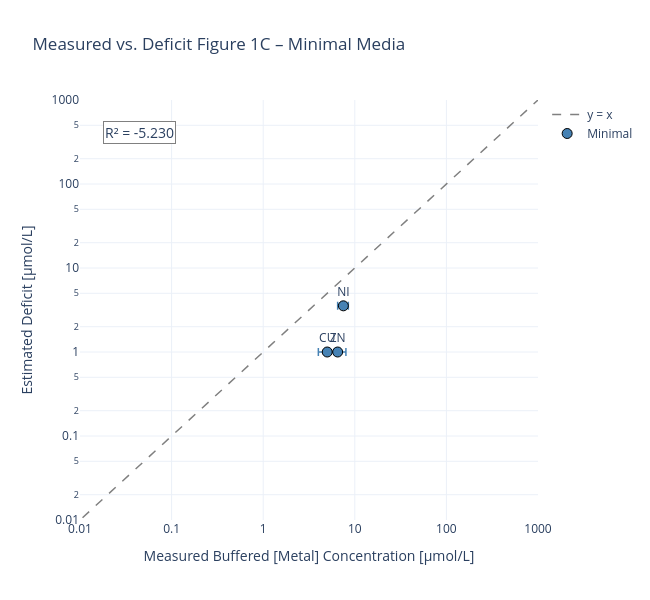

The code cell stored with this chart in its notebook:
### Markdown cell above
### Plot 4 – Measured buffered [Metal] vs. deficit figure 1C, Minimal media

x-axis: experimentally measured total buffered concentration (ICP-MS, M9)  
y-axis: Deficit adjusted so that metals whose deficit is negative but within error are shown at a floor of 1 µM

### Code cell
# Build df_plot4: Minimal only, adjusted deficit floor
df_p4 = results_minimal[['deficit_M', 'deficit_M_err', 'measured_M', 'measured_std_M']].copy()

# Apply floor: if deficit is negative but within error → set to 1 µM
neg_but_possible = (df_p4["deficit_M"] < 0) & (
    df_p4["deficit_M"] + df_p4["deficit_M_err"] > 0
)
df_p4.loc[neg_but_possible, "deficit_M"] = 1e-6

df_p4_clean = df_p4.dropna(subset=["measured_M", "deficit_M"]).copy()
df_p4_clean = df_p4_clean[df_p4_clean["deficit_M"] > 0]

x     = df_p4_clean["measured_M"].astype(float) * 1e6
y     = df_p4_clean["deficit_M"].astype(float) * 1e6
x_err = df_p4_clean["measured_std_M"].fillna(0).astype(float) * 1e6
y_err = df_p4_clean["deficit_M_err"].astype(float) * 1e6

mask = (x > 0) & (y > 0)
r2   = r2_score(np.log10(y[mask]), np.log10(x[mask]))

ref_range = np.logspace(-4, 6, 100)

fig4 = go.Figure()
fig4.add_trace(go.Scatter(
    x=ref_range, y=ref_range,
    mode='lines', name='y = x',
    line=dict(color='gray', dash='dash', width=1.5),
))
fig4.add_trace(go.Scatter(
    x=x, y=y,
    mode='markers+text',
    name='Minimal',
    text=df_p4_clean.index.tolist(),
    textposition='top center',
    marker=dict(size=10, color='steelblue', line=dict(width=1, color='black')),
    error_x=dict(type="data", array=x_err, visible=True, color="steelblue", thickness=1.5),
))
fig4.add_annotation(
    x=0.05, y=0.95, xref="paper", yref="paper",
    text=f'R² = {r2:.3f}', showarrow=False,
    font=dict(size=14), bgcolor='white', bordercolor='gray', borderwidth=1,
)
fig4.update_layout(
    title='Measured vs. Deficit Figure 1C – Minimal Media',
    xaxis=dict(title='Measured Buffered [Metal] Concentration [µmol/L]', type='log', range=[-2, 3]),
    yaxis=dict(title='Estimated Deficit [µmol/L]', type='log', range=[-2, 3]),
    template='plotly_white', width=650, height=600,
)
fig4.show()

### Figure 1 — Plotly figure (JSON) as saved in the notebook; plotly's stock layout.template omitted (floating-point values rounded to 4 significant figures)
{"data": [{"line": {"color": "gray", "dash": "dash", "width": 1.5}, "mode": "lines", "name": "y = x", "type": "scatter", "x": [0.0001, 0.0001262, 0.0001592, 0.0002009, 0.0002535, 0.0003199, 0.0004037, 0.0005094, 0.0006428, 0.0008111, 0.001024, 0.001292, 0.00163, 0.002057, 0.002595, 0.003275, 0.004132, 0.005214, 0.006579, 0.008302, 0.01048, 0.01322, 0.01668, 0.02105, 0.02656, 0.03352, 0.04229, 0.05337, 0.06734, 0.08498, 0.1072, 0.1353, 0.1707, 0.2154, 0.2719, 0.343, 0.4329, 0.5462, 0.6893, 0.8697, 1.097, 1.385, 1.748, 2.205, 2.783, 3.511, 4.431, 5.591, 7.055, 8.902, 11.23, 14.17, 17.89, 22.57, 28.48, 35.94, 45.35, 57.22, 72.21, 91.12, 115.0, 145.1, 183.1, 231.0, 291.5, 367.8, 464.2, 585.7, 739.1, 932.6, 1177.0, 1485.0, 1874.0, 2364.0, 2984.0, 3765.0, 4751.0, 5995.0, 7565.0, 9545.0, 12050.0, 15200.0, 19180.0, 24200.0, 30540.0, 38540.0, 48630.0, 61360.0, 77430.0, 97700.0, 123300.0, 155600.0, 196300.0, 247700.0, 312600.0, 394400.0, 497700.0, 628000.0, 792500.0, 1000000.0], "y": [0.0001, 0.0001262, 0.0001592, 0.0002009, 0.0002535, 0.0003199, 0.0004037, 0.0005094, 0.0006428, 0.0008111, 0.001024, 0.001292, 0.00163, 0.002057, 0.002595, 0.003275, 0.004132, 0.005214, 0.006579, 0.008302, 0.01048, 0.01322, 0.01668, 0.02105, 0.02656, 0.03352, 0.04229, 0.05337, 0.06734, 0.08498, 0.1072, 0.1353, 0.1707, 0.2154, 0.2719, 0.343, 0.4329, 0.5462, 0.6893, 0.8697, 1.097, 1.385, 1.748, 2.205, 2.783, 3.511, 4.431, 5.591, 7.055, 8.902, 11.23, 14.17, 17.89, 22.57, 28.48, 35.94, 45.35, 57.22, 72.21, 91.12, 115.0, 145.1, 183.1, 231.0, 291.5, 367.8, 464.2, 585.7, 739.1, 932.6, 1177.0, 1485.0, 1874.0, 2364.0, 2984.0, 3765.0, 4751.0, 5995.0, 7565.0, 9545.0, 12050.0, 15200.0, 19180.0, 24200.0, 30540.0, 38540.0, 48630.0, 61360.0, 77430.0, 97700.0, 123300.0, 155600.0, 196300.0, 247700.0, 312600.0, 394400.0, 497700.0, 628000.0, 792500.0, 1000000.0]}, {"error_x": {"array": [1.0, 1.0, 1.5], "color": "steelblue", "thickness": 1.5, "type": "data", "visible": true}, "marker": {"color": "steelblue", "line": {"color": "black", "width": 1}, "size": 10}, "mode": "markers+text", "name": "Minimal", "text": ["CU", "NI", "ZN"], "textposition": "top center", "type": "scatter", "x": [5.0, 7.5, 6.5], "y": [1.0, 3.546, 1.0]}], "layout": {"annotations": [{"bgcolor": "white", "bordercolor": "gray", "borderwidth": 1, "font": {"size": 14}, "showarrow": false, "text": "R² = -5.230", "x": 0.05, "xref": "paper", "y": 0.95, "yref": "paper"}], "height": 600, "title": {"text": "Measured vs. Deficit Figure 1C – Minimal Media"}, "width": 650, "xaxis": {"range": [-2, 3], "title": {"text": "Measured Buffered [Metal] Concentration [µmol/L]"}, "type": "log"}, "yaxis": {"range": [-2, 3], "title": {"text": "Estimated Deficit [µmol/L]"}, "type": "log"}}}
